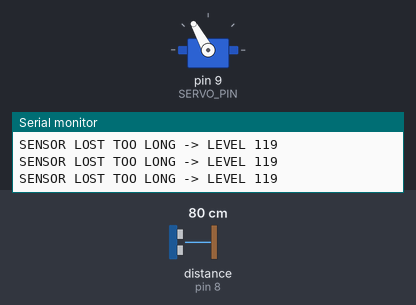
Recording of a sketch running on a simulated Arduino Uno, built with avr-gcc and run on an emulated ATmega328P. Parts: servo, the last lines printed to the serial monitor. Wiring (inferred from the names in the program): ultrasonic range finder: trigger pin 7; echo pin 8. The test bench sets the inputs (shaded band); at power-on: distance to the obstacle (sensor on pin 8) 80 cm. The echo pulse lasts 58.3 µs per cm.

Above: at 2.2 s.
2.3 s: distance to the obstacle (sensor on pin 8) set to 2 cm
At 3.3 s:
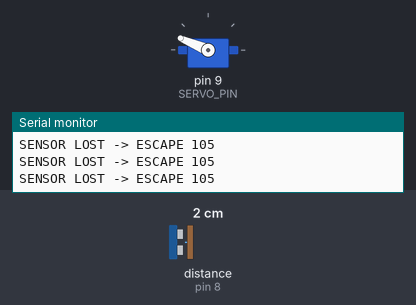
5.3 s: distance to the obstacle (sensor on pin 8) set to 15 cm
Timing chart, 0 to 14.3 s (numbered marks = the images above; inputs shaded):
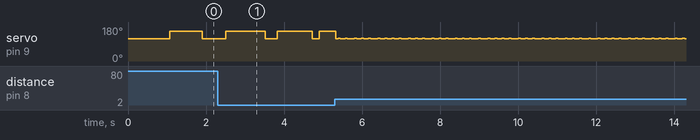

The sketch:

BallBeamPID.ino
```cpp
#include <Servo.h>

// ============================================
// Ball and Beam PID + Sensor Escape
// ============================================

// ---------- Pins ----------
const byte TRIG_PIN = 7;
const byte ECHO_PIN = 8;
const byte SERVO_PIN = 9;

Servo beamServo;

// ============================================
// Track and Servo
// ============================================

const float TRACK_LENGTH_CM = 30.0f;
const float TARGET_CM = TRACK_LENGTH_CM / 2.0f;

const int LEVEL_ANGLE = 119;

// Increasing servo angle lowers sensor side,
// so reverse normal PID direction.
const int SERVO_DIRECTION = 1;

const float MAX_TILT_DEG = 12.0f;

// ============================================
// Escape Function Settings
// ============================================

// Trigger escape when ball is within 12 cm.
const float ESCAPE_DISTANCE_CM = 10.0f;

// 119 - 14 = 105
// This should raise the sensor side.
const int ESCAPE_ANGLE = 157;

// On sensor failure, escape for at most 400 ms.
// Then level the beam for safety.
const unsigned long ESCAPE_TIMEOUT_MS = 800;

// ============================================
// PID Parameters
// ============================================

float Kp = 1.4f;
float Ki = 0.0f;
float Kd = 1.0f;

// ============================================
// Sensor Settings
// ============================================

const unsigned long SAMPLE_PERIOD_MS = 60;
const unsigned long ECHO_TIMEOUT_US = 12000;

const float MIN_VALID_CM = 2.0f;
const float MAX_VALID_CM = TRACK_LENGTH_CM - 2.0f;

const float FILTER_ALPHA = 0.35f;
const float INTEGRAL_LIMIT = 70.0f;

// ============================================
// Controller State
// ============================================

unsigned long lastSampleMs = 0;

// Tracks when a continuous sensor failure began.
unsigned long sensorLostStartMs = 0;
bool sensorLost = false;

bool tracking = false;

float positionCm = TARGET_CM;
float previousPositionCm = TARGET_CM;
float accumulatedError = 0.0f;

// ============================================
// Ultrasonic Sensor
// ============================================

float measureDistanceCm() {

  digitalWrite(TRIG_PIN, LOW);
  delayMicroseconds(2);

  digitalWrite(TRIG_PIN, HIGH);
  delayMicroseconds(10);

  digitalWrite(TRIG_PIN, LOW);

  unsigned long echoUs =
      pulseIn(ECHO_PIN, HIGH, ECHO_TIMEOUT_US);

  if (echoUs == 0) {
    return -1.0f;
  }

  float distanceCm = echoUs * 0.0343f / 2.0f;

  if (distanceCm < MIN_VALID_CM ||
      distanceCm > MAX_VALID_CM) {
    return -1.0f;
  }

  return distanceCm;
}

// ============================================
// Reset PID
// ============================================

void resetPID() {

  tracking = false;
  accumulatedError = 0.0f;
}

// ============================================
// Level Track
// ============================================

void levelAndReset() {

  beamServo.write(LEVEL_ANGLE);
  resetPID();
}

// ============================================
// NEW: Escape From Sensor
// ============================================

void escapeFromSensor() {

  // Raise the sensor side.
  // Ball should roll away from sensor.
  beamServo.write(ESCAPE_ANGLE);

  // Prevent old PID error from interfering.
  resetPID();
}

// ============================================
// Setup
// ============================================

void setup() {

  Serial.begin(115200);

  pinMode(TRIG_PIN, OUTPUT);
  pinMode(ECHO_PIN, INPUT);

  digitalWrite(TRIG_PIN, LOW);

  beamServo.attach(SERVO_PIN);

  levelAndReset();

  delay(1000);

  lastSampleMs = millis();

  Serial.println("Ball and Beam PID Started");
}

// ============================================
// Main Loop
// ============================================

void loop() {

  unsigned long now = millis();

  if (now - lastSampleMs < SAMPLE_PERIOD_MS) {
    return;
  }

  float dt = (now - lastSampleMs) / 1000.0f;
  lastSampleMs = now;

  if (dt <= 0.0f) {
    return;
  }

  // ==========================================
  // 1. Read Distance
  // ==========================================

  float rawCm = measureDistanceCm();

  // ==========================================
  // 2. Sensor Cannot Detect Ball
  // ==========================================

  if (rawCm < 0.0f) {

    // Start a new continuous sensor-loss event.
    if (!sensorLost) {
      sensorLost = true;
      sensorLostStartMs = now;
    }

    unsigned long lostDuration =
        now - sensorLostStartMs;

    if (lostDuration < ESCAPE_TIMEOUT_MS) {

      escapeFromSensor();

      Serial.println(
        "SENSOR LOST -> ESCAPE 105"
      );

    } else {

      // Unknown ball position:
      // stop the forced tilt after timeout.
      levelAndReset();

      Serial.println(
        "SENSOR LOST TOO LONG -> LEVEL 119"
      );
    }

    return;
  }

  // ==========================================
  // 3. Valid Sensor Reading
  // ==========================================

  // A valid reading ends the sensor-loss event.
  sensorLost = false;

  // ==========================================
  // 4. Ball Too Close to Sensor
  // ==========================================

  if (rawCm <= ESCAPE_DISTANCE_CM) {

    escapeFromSensor();

    Serial.print("TOO CLOSE | Distance:");
    Serial.print(rawCm, 1);
    Serial.println(" | Servo:105");

    return;
  }

  // ==========================================
  // 5. Normal PID
  // ==========================================

  if (!tracking) {

    positionCm = rawCm;
    previousPositionCm = rawCm;

    accumulatedError = 0.0f;
    tracking = true;

  } else {

    positionCm =
        FILTER_ALPHA * rawCm +
        (1.0f - FILTER_ALPHA) * positionCm;
  }

  // ------------------------------------------
  // Error
  // ------------------------------------------

  float errorCm = TARGET_CM - positionCm;

  // ------------------------------------------
  // Velocity
  // ------------------------------------------

  float velocityCmPerSec =
      (positionCm - previousPositionCm) / dt;

  previousPositionCm = positionCm;

  // ------------------------------------------
  // Integral
  // ------------------------------------------

  accumulatedError += errorCm * dt;

  accumulatedError = constrain(
    accumulatedError,
    -INTEGRAL_LIMIT,
    INTEGRAL_LIMIT
  );

  // ------------------------------------------
  // PID Terms
  // ------------------------------------------

  float Pvalue = Kp * errorCm;

  float Ivalue = Ki * accumulatedError;

  float Dvalue = -Kd * velocityCmPerSec;

  float control =
      Pvalue + Ivalue + Dvalue;

  // ------------------------------------------
  // Limit Tilt
  // ------------------------------------------

  control = constrain(
    control,
    -MAX_TILT_DEG,
    MAX_TILT_DEG
  );

  // ------------------------------------------
  // Servo Angle
  // ------------------------------------------

  int servoAngle = (int)roundf(
    LEVEL_ANGLE +
    SERVO_DIRECTION * control
  );

  servoAngle = constrain(
    servoAngle,
    LEVEL_ANGLE - (int)MAX_TILT_DEG,
    LEVEL_ANGLE + (int)MAX_TILT_DEG
  );

  beamServo.write(servoAngle);

  // ==========================================
  // 6. Serial Debug
  // ==========================================

  Serial.print("PID | Position:");
  Serial.print(positionCm, 1);

  Serial.print(" Target:");
  Serial.print(TARGET_CM, 1);

  Serial.print(" Error:");
  Serial.print(errorCm, 1);

  Serial.print(" Velocity:");
  Serial.print(velocityCmPerSec, 2);

  Serial.print(" Servo:");
  Serial.println(servoAngle);
}
```

Measured:
- after the input at 2.3 s, servo on pin 9 (SERVO_PIN): goes 157° 1.0 s, 119° 0.30 s, 157° 0.90 s, 119° 0.18 s, then 157°, starting after 0.20 s
